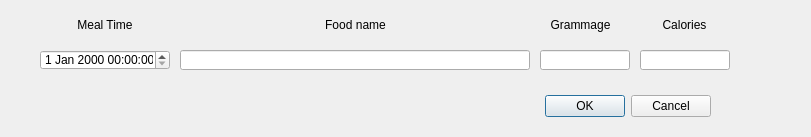
<?xml version="1.0" encoding="UTF-8"?>
<ui version="4.0">
 <class>Dialog</class>
 <widget class="QDialog" name="Dialog">
  <property name="geometry">
   <rect>
    <x>0</x>
    <y>0</y>
    <width>811</width>
    <height>137</height>
   </rect>
  </property>
  <property name="windowTitle">
   <string>Edit entry Dialog</string>
  </property>
  <widget class="QDialogButtonBox" name="buttonBox">
   <property name="geometry">
    <rect>
     <x>370</x>
     <y>90</y>
     <width>341</width>
     <height>32</height>
    </rect>
   </property>
   <property name="orientation">
    <enum>Qt::Horizontal</enum>
   </property>
   <property name="standardButtons">
    <set>QDialogButtonBox::Cancel|QDialogButtonBox::Ok</set>
   </property>
  </widget>
  <widget class="QDateTimeEdit" name="dteMealTime">
   <property name="geometry">
    <rect>
     <x>40</x>
     <y>50</y>
     <width>130</width>
     <height>20</height>
    </rect>
   </property>
  </widget>
  <widget class="QLabel" name="labelMealTime">
   <property name="geometry">
    <rect>
     <x>40</x>
     <y>10</y>
     <width>130</width>
     <height>30</height>
    </rect>
   </property>
   <property name="text">
    <string>Meal Time</string>
   </property>
   <property name="alignment">
    <set>Qt::AlignCenter</set>
   </property>
  </widget>
  <widget class="QLabel" name="labelCalories">
   <property name="geometry">
    <rect>
     <x>640</x>
     <y>10</y>
     <width>89</width>
     <height>30</height>
    </rect>
   </property>
   <property name="text">
    <string>Calories</string>
   </property>
   <property name="alignment">
    <set>Qt::AlignCenter</set>
   </property>
  </widget>
  <widget class="QLineEdit" name="leCalories">
   <property name="geometry">
    <rect>
     <x>640</x>
     <y>50</y>
     <width>90</width>
     <height>20</height>
    </rect>
   </property>
   <property name="readOnly">
    <bool>true</bool>
   </property>
  </widget>
  <widget class="QLabel" name="labelGrammage">
   <property name="geometry">
    <rect>
     <x>540</x>
     <y>10</y>
     <width>81</width>
     <height>30</height>
    </rect>
   </property>
   <property name="text">
    <string>Grammage</string>
   </property>
   <property name="alignment">
    <set>Qt::AlignCenter</set>
   </property>
  </widget>
  <widget class="QLineEdit" name="leGrammage">
   <property name="geometry">
    <rect>
     <x>540</x>
     <y>50</y>
     <width>90</width>
     <height>20</height>
    </rect>
   </property>
   <property name="toolTip">
    <string>Hello</string>
   </property>
  </widget>
  <widget class="QLineEdit" name="leFoodName">
   <property name="geometry">
    <rect>
     <x>180</x>
     <y>50</y>
     <width>350</width>
     <height>20</height>
    </rect>
   </property>
  </widget>
  <widget class="QLabel" name="labelFoodName">
   <property name="geometry">
    <rect>
     <x>180</x>
     <y>10</y>
     <width>351</width>
     <height>30</height>
    </rect>
   </property>
   <property name="text">
    <string>Food name</string>
   </property>
   <property name="alignment">
    <set>Qt::AlignCenter</set>
   </property>
  </widget>
 </widget>
 <resources/>
 <connections>
  <connection>
   <sender>buttonBox</sender>
   <signal>accepted()</signal>
   <receiver>Dialog</receiver>
   <slot>accept()</slot>
   <hints>
    <hint type="sourcelabel">
     <x>248</x>
     <y>254</y>
    </hint>
    <hint type="destinationlabel">
     <x>157</x>
     <y>274</y>
    </hint>
   </hints>
  </connection>
  <connection>
   <sender>buttonBox</sender>
   <signal>rejected()</signal>
   <receiver>Dialog</receiver>
   <slot>reject()</slot>
   <hints>
    <hint type="sourcelabel">
     <x>316</x>
     <y>260</y>
    </hint>
    <hint type="destinationlabel">
     <x>286</x>
     <y>274</y>
    </hint>
   </hints>
  </connection>
 </connections>
</ui>
